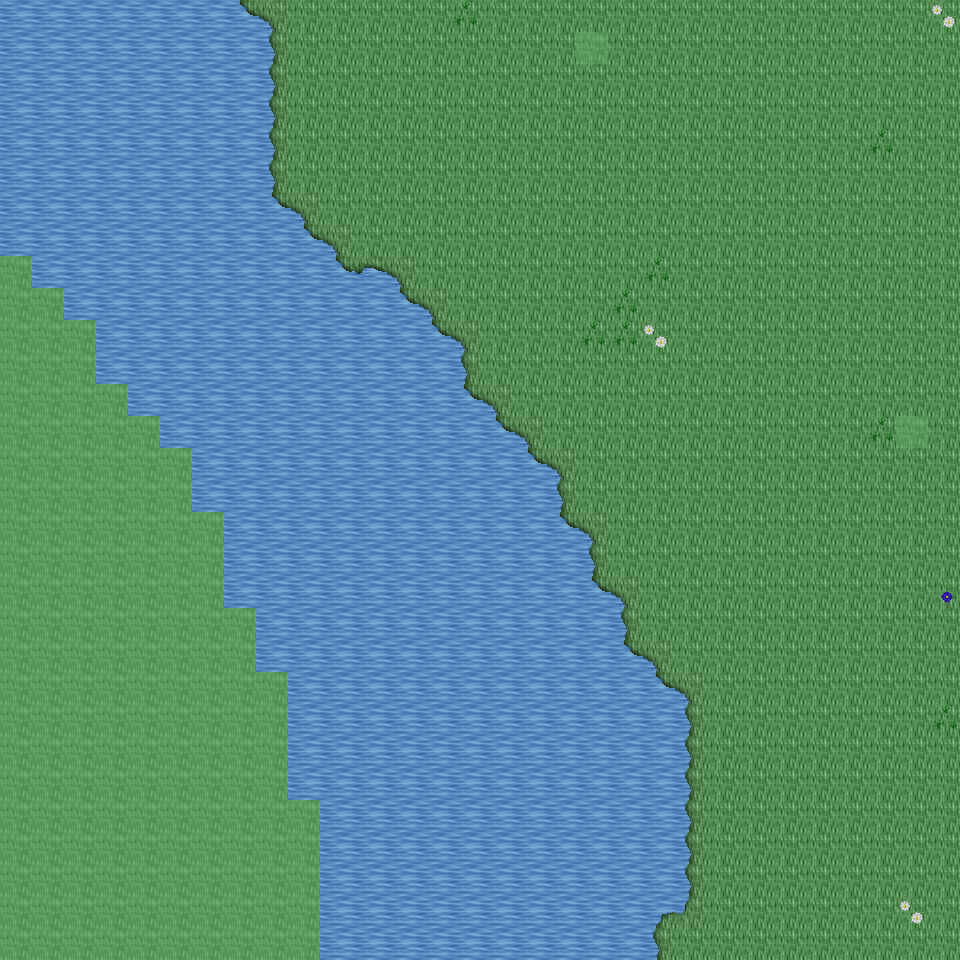

Rendered tile map (Tiled .tmx) drawn with the repository's tilesets; below, a short description and the map source with its tile grids summarised:
An orthogonal 30x30 tile map with 32x32 px tiles, 6 tile layers (Ground, Object, Object2, Above, ...), 33 tilesets and 4 objects (4x mapExit).

<map version="1.0" orientation="orthogonal" renderorder="right-down" width="30" height="30" tilewidth="32" tileheight="32" nextobjectid="5">
  <tileset firstgid="1" name="tileset_ground_ground" tilewidth="32" tileheight="32" tilecount="33" columns="3">
    <image source="../drawable/tileset_ground_ground.png" width="96" height="352" />
  </tileset>
  <tileset firstgid="34" name="tileset_ground_ice_ice" tilewidth="32" tileheight="32" tilecount="3" columns="3">
    <image source="../drawable/tileset_ground_ice_ice.png" width="96" height="32" />
  </tileset>
  <tileset firstgid="37" name="tileset_ground_water_pool" tilewidth="32" tileheight="32" tilecount="72" columns="3">
    <image source="../drawable/tileset_ground_water_pool.png" width="96" height="768" />
  </tileset>
  <tileset firstgid="109" name="tileset_ground_grass_edges" tilewidth="32" tileheight="32" tilecount="36" columns="12">
    <image source="../drawable/tileset_ground_grass_edges.png" width="384" height="96" />
  </tileset>
  <tileset firstgid="145" name="tileset_ground_ridge_ice_2" tilewidth="32" tileheight="32" tilecount="42" columns="7">
    <image source="../drawable/tileset_ground_ridge_ice_2.png" width="224" height="192" />
  </tileset>
  <tileset firstgid="187" name="tileset_ground_ridge_earth_dark" tilewidth="32" tileheight="32" tilecount="96" columns="12">
    <image source="../drawable/tileset_ground_ridge_earth_dark.png" width="384" height="256" />
  </tileset>
  <tileset firstgid="283" name="tileset_ground_rock_pebbles" tilewidth="32" tileheight="32" tilecount="3" columns="1">
    <image source="../drawable/tileset_ground_rock_pebbles.png" width="32" height="96" />
  </tileset>
  <tileset firstgid="286" name="tileset_plant_grasses" tilewidth="32" tileheight="32" tilecount="6" columns="3">
    <image source="../drawable/tileset_plant_grasses.png" width="96" height="64" />
  </tileset>
  <tileset firstgid="292" name="tileset_plant_bush_bushes" tilewidth="32" tileheight="32" tilecount="10" columns="5">
    <image source="../drawable/tileset_plant_bush_bushes.png" width="160" height="64" />
  </tileset>
  <tileset firstgid="302" name="tileset_ground_cobbled_paving" tilewidth="32" tileheight="32" tilecount="1" columns="1">
    <image source="../drawable/tileset_ground_cobbled_paving.png" width="32" height="32" />
  </tileset>
  <tileset firstgid="303" name="tileset_ground_grass_corners" tilewidth="32" tileheight="32" tilecount="24" columns="6">
    <image source="../drawable/tileset_ground_grass_corners.png" width="192" height="128" />
  </tileset>
  <tileset firstgid="327" name="tileset_plant_flower_daisy_white" tilewidth="32" tileheight="32" tilecount="8" columns="2">
    <image source="../drawable/tileset_plant_flower_daisy_white.png" width="64" height="128" />
  </tileset>
  <tileset firstgid="335" name="tileset_plant_flower_daisy_blue" tilewidth="32" tileheight="32" tilecount="8" columns="2">
    <image source="../drawable/tileset_plant_flower_daisy_blue.png" width="64" height="128" />
  </tileset>
  <tileset firstgid="343" name="tileset_item_armor_sword_rack" tilewidth="32" tileheight="32" tilecount="4" columns="2">
    <image source="../drawable/tileset_item_armor_sword_rack.png" width="64" height="64" />
  </tileset>
  <tileset firstgid="347" name="tileset_plant_stump_small_stump" tilewidth="32" tileheight="32" tilecount="4" columns="2">
    <image source="../drawable/tileset_plant_stump_small_stump.png" width="64" height="64" />
  </tileset>
  <tileset firstgid="351" name="tileset_item_postbox" tilewidth="32" tileheight="32" tilecount="4" columns="2">
    <image source="../drawable/tileset_item_postbox.png" width="64" height="64" />
  </tileset>
  <tileset firstgid="355" name="tileset_item_armor_weapons_rack" tilewidth="32" tileheight="32" tilecount="18" columns="9">
    <image source="../drawable/tileset_item_armor_weapons_rack.png" width="288" height="64" />
  </tileset>
  <tileset firstgid="373" name="tileset_item_pot_pot_golden_centred" tilewidth="32" tileheight="32" tilecount="3" columns="3">
    <image source="../drawable/tileset_item_pot_pot_golden_centred.png" width="96" height="32" />
  </tileset>
  <tileset firstgid="376" name="tileset_logic_creature_orc" tilewidth="32" tileheight="32" tilecount="6" columns="6">
    <image source="../drawable/tileset_logic_creature_orc.png" width="192" height="32" />
  </tileset>
  <tileset firstgid="382" name="tileset_logic_creature_animal" tilewidth="32" tileheight="32" tilecount="32" columns="8">
    <image source="../drawable/tileset_logic_creature_animal.png" width="256" height="128" />
  </tileset>
  <tileset firstgid="414" name="tileset_logic_creature_gnome" tilewidth="32" tileheight="32" tilecount="6" columns="6">
    <image source="../drawable/tileset_logic_creature_gnome.png" width="192" height="32" />
  </tileset>
  <tileset firstgid="420" name="tileset_logic_portal" tilewidth="32" tileheight="32" tilecount="24" columns="8">
    <image source="../drawable/tileset_logic_portal.png" width="256" height="96" />
  </tileset>
  <tileset firstgid="444" name="tileset_logic_collision" tilewidth="32" tileheight="32" tilecount="1" columns="1">
    <image source="../drawable/tileset_logic_collision.png" width="32" height="32" />
  </tileset>
  <tileset firstgid="445" name="tileset_logic_creature_frogman" tilewidth="32" tileheight="32" tilecount="3" columns="3">
    <image source="../drawable/tileset_logic_creature_frogman.png" width="96" height="32" />
  </tileset>
  <tileset firstgid="448" name="tileset_ground_water_swamp_water" tilewidth="32" tileheight="32" tilecount="33" columns="3">
    <image source="../drawable/tileset_ground_water_swamp_water.png" width="96" height="352" />
  </tileset>
  <tileset firstgid="481" name="tileset_plant_grasses_swamp" tilewidth="32" tileheight="32" tilecount="42" columns="6">
    <image source="../drawable/tileset_plant_grasses_swamp.png" width="192" height="224" />
  </tileset>
  <tileset firstgid="523" name="tileset_plant_stump_hollow_logs" tilewidth="32" tileheight="32" tilecount="6" columns="3">
    <image source="../drawable/tileset_plant_stump_hollow_logs.png" width="96" height="64" />
  </tileset>
  <tileset firstgid="529" name="tileset_plant_tree_tree_darkgreen" tilewidth="32" tileheight="32" tilecount="88" columns="8">
    <image source="../drawable/tileset_plant_tree_tree_darkgreen.png" width="256" height="352" />
  </tileset>
  <tileset firstgid="617" name="tileset_plant_tree_dead_tree_3" tilewidth="32" tileheight="32" tilecount="16" columns="4">
    <image source="../drawable/tileset_plant_tree_dead_tree_3.png" width="128" height="128" />
  </tileset>
  <tileset firstgid="633" name="tileset_building_chimney_smoke" tilewidth="32" tileheight="32" tilecount="40" columns="4">
    <image source="../drawable/tileset_building_chimney_smoke.png" width="128" height="320" />
  </tileset>
  <tileset firstgid="673" name="tileset_building_huts" tilewidth="32" tileheight="32" tilecount="338" columns="26">
    <image source="../drawable/tileset_building_huts.png" width="832" height="416" />
  </tileset>
  <tileset firstgid="1011" name="tileset_logic_creature_fowl" tilewidth="32" tileheight="32" tilecount="6" columns="6">
    <image source="../drawable/tileset_logic_creature_fowl.png" width="192" height="32" />
  </tileset>
  <tileset firstgid="1017" name="tileset_logic_creature_elemental" tilewidth="32" tileheight="32" tilecount="16" columns="8">
    <image source="../drawable/tileset_logic_creature_elemental.png" width="256" height="64" />
  </tileset>
  <layer name="Ground" width="30" height="30">
    <data>[900 cells, 900 non-empty, 3 distinct tile ids]</data>
  </layer>
  <layer name="Object" width="30" height="30">
    <data>[900 cells, 77 non-empty, 11 distinct tile ids]</data>
  </layer>
  <layer name="Object2" width="30" height="30">
    <data>[900 cells, 4 non-empty, 2 distinct tile ids]</data>
  </layer>
  <layer name="Above" width="30" height="30">
    <data>[900 cells, 0 non-empty, 0 distinct tile ids]</data>
  </layer>
  <layer name="Above2" width="30" height="30">
    <data>[900 cells, 0 non-empty, 0 distinct tile ids]</data>
  </layer>
  <layer name="Walkable" width="30" height="30">
    <data>[900 cells, 155 non-empty, 1 distinct tile ids]</data>
  </layer>
  <objectgroup name="MapEvents">
    <object id="1" name="north" type="mapExit" x="0" y="0" width="960" height="32">
      <properties>
        <property name="map" value="level_0_x190_y42" />
        <property name="x" value="0" />
        <property name="y" value="28" />
      </properties>
    </object>
    <object id="2" name="south" type="mapExit" x="320" y="928" width="640" height="32">
      <properties>
        <property name="map" value="level_0_x190_y44" />
        <property name="x" value="10" />
        <property name="y" value="1" />
      </properties>
    </object>
    <object id="3" name="west" type="mapExit" x="0" y="0" width="32" height="256">
      <properties>
        <property name="map" value="level_0_x189_y43" />
        <property name="x" value="28" />
        <property name="y" value="0" />
      </properties>
    </object>
    <object id="4" name="east" type="mapExit" x="928" y="0" width="32" height="960">
      <properties>
        <property name="map" value="level_0_x191_y43" />
        <property name="x" value="1" />
        <property name="y" value="0" />
      </properties>
    </object>
  </objectgroup>
</map>
